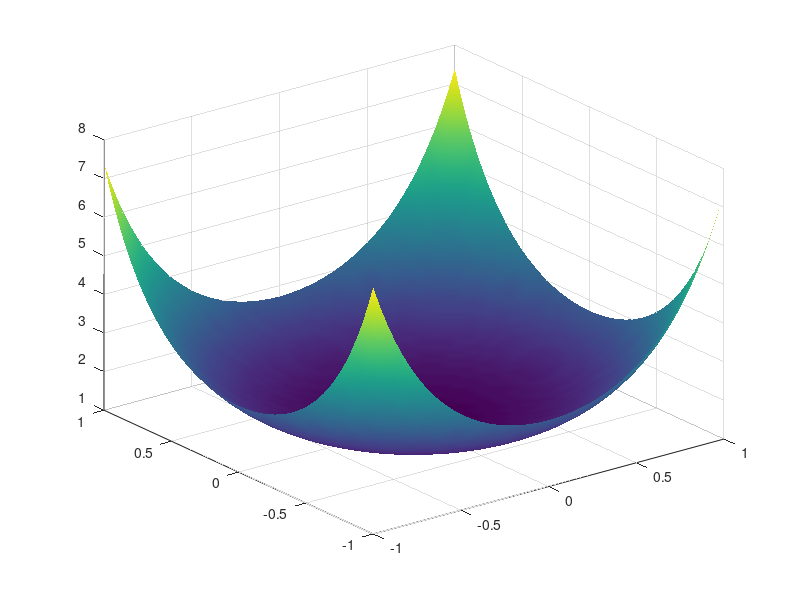

MATLAB code to generate this figure: (Note: this script raises an error after producing the figure.)

clear;
clc;
close all;

x = linspace(-1, 1, 50);
y = linspace(-1, 1, 50);

[X, Y] = meshgrid(x, y);

r = sqrt(X.^2 + Y.^2);

z = exp(r.^2);

figure(1);

surf(X, Y, z);

shading interp;

colormap parula;

view(10, 10);

xlabel('x');
ylabel('y');
zlabel('z');

title('z(r) = e^{r^2}');

grid on;
axis tight;

x = linspace(-2, 2, 20);
y = linspace(-2, 2, 20);

[X, Y] = meshgrid(x, y);

z = sin((X.^2 + Y.^2) ./ 20) ...
    .* exp(-(X.^2 + Y.^2));

figure(2);

surf(X, Y, z);

shading interp;

colormap parula;

view(18, 18);

xlabel('x');
ylabel('y');
zlabel('f(x,y)');

title('f(x,y) = sin((x^2+y^2)/20)e^{-(x^2+y^2)}');

grid on;
axis tight;
